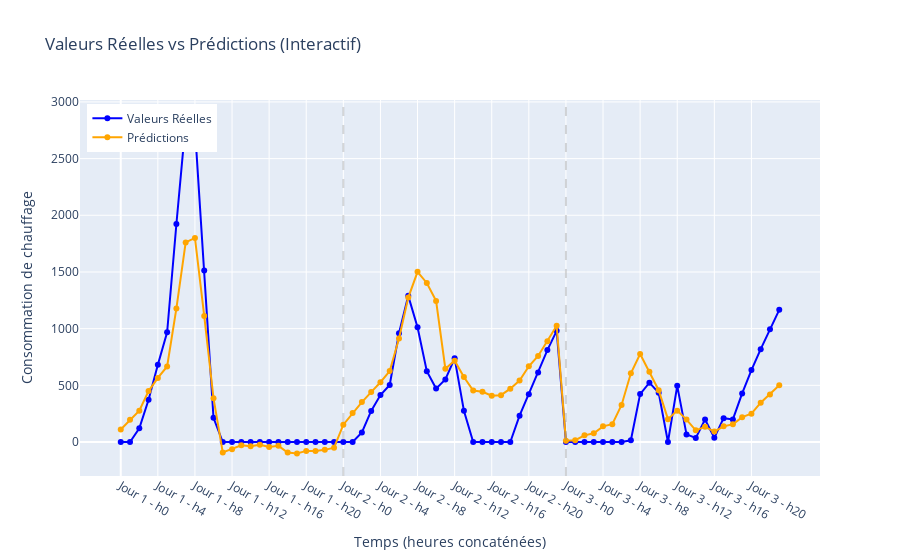

The notebook cell this image was saved under:
### Code cell
plot_true_vs_predicted_interactive(indices=[0, 1, 2], y_test=y_test2, predictions=predictions2, scaler_cons=scaler_cons)

### Figure 1 — Plotly figure (JSON) as saved in the notebook; plotly's stock layout.template omitted (floating-point values rounded to 4 significant figures)
{"data": [{"line": {"color": "blue"}, "mode": "lines+markers", "name": "Valeurs Réelles", "type": "scatter", "x": [0, 1, 2, 3, 4, 5, 6, 7, 8, 9, 10, 11, 12, 13, 14, 15, 16, 17, 18, 19, 20, 21, 22, 23, 24, 25, 26, 27, 28, 29, 30, 31, 32, 33, 34, 35, 36, 37, 38, 39, 40, 41, 42, 43, 44, 45, 46, 47, 48, 49, 50, 51, 52, 53, 54, 55, 56, 57, 58, 59, 60, 61, 62, 63, 64, 65, 66, 67, 68, 69, 70, 71], "y": [-5.684e-14, 0, 120.8, 372.6, 682.3, 968.3, 1923.0, 2818.0, 2767.0, 1512.0, 214.0, -5.684e-14, 0, 0, 0, 0, 0, 0, 0, 0, 0, 0, 0, 0, -5.684e-14, 0, 84.2, 274.7, 414.2, 502.7, 959.2, 1289.0, 1013.0, 624.2, 471.3, 551.9, 738.4, 275.6, 0, 0, 0, 0, 0, 232.2, 421.5, 612.2, 811.2, 980.6, -5.684e-14, 0, 0, 0, 0, 0, 0, 15.31, 422.7, 523.3, 434.1, -5.684e-14, 495.5, 67.39, 35.21, 198.8, 37.04, 210.5, 199.5, 428.4, 635.1, 819.2, 994.1, 1166.0]}, {"line": {"color": "orange"}, "mode": "lines+markers", "name": "Prédictions", "type": "scatter", "x": [0, 1, 2, 3, 4, 5, 6, 7, 8, 9, 10, 11, 12, 13, 14, 15, 16, 17, 18, 19, 20, 21, 22, 23, 24, 25, 26, 27, 28, 29, 30, 31, 32, 33, 34, 35, 36, 37, 38, 39, 40, 41, 42, 43, 44, 45, 46, 47, 48, 49, 50, 51, 52, 53, 54, 55, 56, 57, 58, 59, 60, 61, 62, 63, 64, 65, 66, 67, 68, 69, 70, 71], "y": [110.5, 195.6, 275.6, 449.0, 565.0, 666.3, 1178.0, 1760.0, 1800.0, 1112.0, 386.3, -92.45, -62.9, -29.4, -38.09, -24.62, -43.5, -33.79, -92.66, -100.8, -78.36, -79.6, -69.17, -50.44, 152.6, 255.3, 352.0, 440.6, 527.5, 625.6, 914.0, 1274.0, 1501.0, 1403.0, 1245.0, 646.2, 717.6, 573.4, 454.6, 443.1, 408.3, 413.4, 470.6, 542.2, 668.1, 759.5, 888.7, 1026.0, 10.91, 16.24, 58.83, 77.79, 138.4, 157.0, 326.6, 606.3, 776.1, 620.8, 456.8, 201.7, 276.9, 198.0, 102.9, 133.7, 91.81, 138.5, 156.2, 219.6, 250.3, 347.2, 420.2, 501.0]}], "layout": {"hovermode": "x unified", "legend": {"x": 0.01, "y": 0.99}, "shapes": [{"line": {"color": "gray", "dash": "dash"}, "opacity": 0.3, "type": "line", "x0": 24, "x1": 24, "xref": "x", "y0": 0, "y1": 1, "yref": "y domain"}, {"line": {"color": "gray", "dash": "dash"}, "opacity": 0.3, "type": "line", "x0": 48, "x1": 48, "xref": "x", "y0": 0, "y1": 1, "yref": "y domain"}], "title": {"text": "Valeurs Réelles vs Prédictions (Interactif)"}, "xaxis": {"tickmode": "array", "ticktext": ["Jour 1 - h0", "Jour 1 - h4", "Jour 1 - h8", "Jour 1 - h12", "Jour 1 - h16", "Jour 1 - h20", "Jour 2 - h0", "Jour 2 - h4", "Jour 2 - h8", "Jour 2 - h12", "Jour 2 - h16", "Jour 2 - h20", "Jour 3 - h0", "Jour 3 - h4", "Jour 3 - h8", "Jour 3 - h12", "Jour 3 - h16", "Jour 3 - h20"], "tickvals": [0, 4, 8, 12, 16, 20, 24, 28, 32, 36, 40, 44, 48, 52, 56, 60, 64, 68], "title": {"text": "Temps (heures concaténées)"}}, "yaxis": {"title": {"text": "Consommation de chauffage"}}}}
